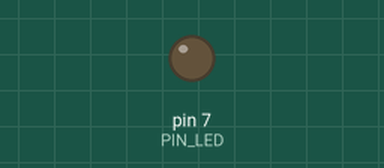
A sketch run on a simulated Arduino Uno, built with avr-gcc and run on an emulated ATmega328P. Shown: output pins drawn as LEDs (lit = HIGH). Dashed ring = blinking. At 2.0 s the program stops and its outputs stay as they are.

Above: at 0.5 s.
At 1.75 s:
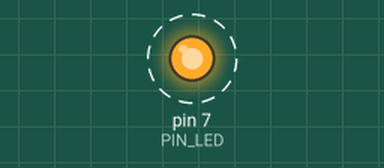
Timing chart, 0 to 3.0 s (numbered marks = the images above):
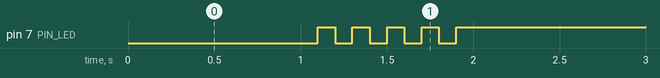

The sketch:

05_practice_2.ino
```cpp
#define PIN_LED 7
unsigned int count;

void setup() {
  pinMode(PIN_LED, OUTPUT);
}

void loop() {

  count = 5;
  digitalWrite(PIN_LED, 0);
  delay(1000);

  while (count !=0){
    digitalWrite(PIN_LED, 0);
    delay(100);
    digitalWrite(PIN_LED, 1);
    delay(100);
    count = --count ;
  }
  while(1) {} //infinite loop
}
```

Measured:
- by itself, pin 7 (PIN_LED): alternates HIGH for 0.10 s and LOW for 0.10 s, 9 changes in all, then stays HIGH
